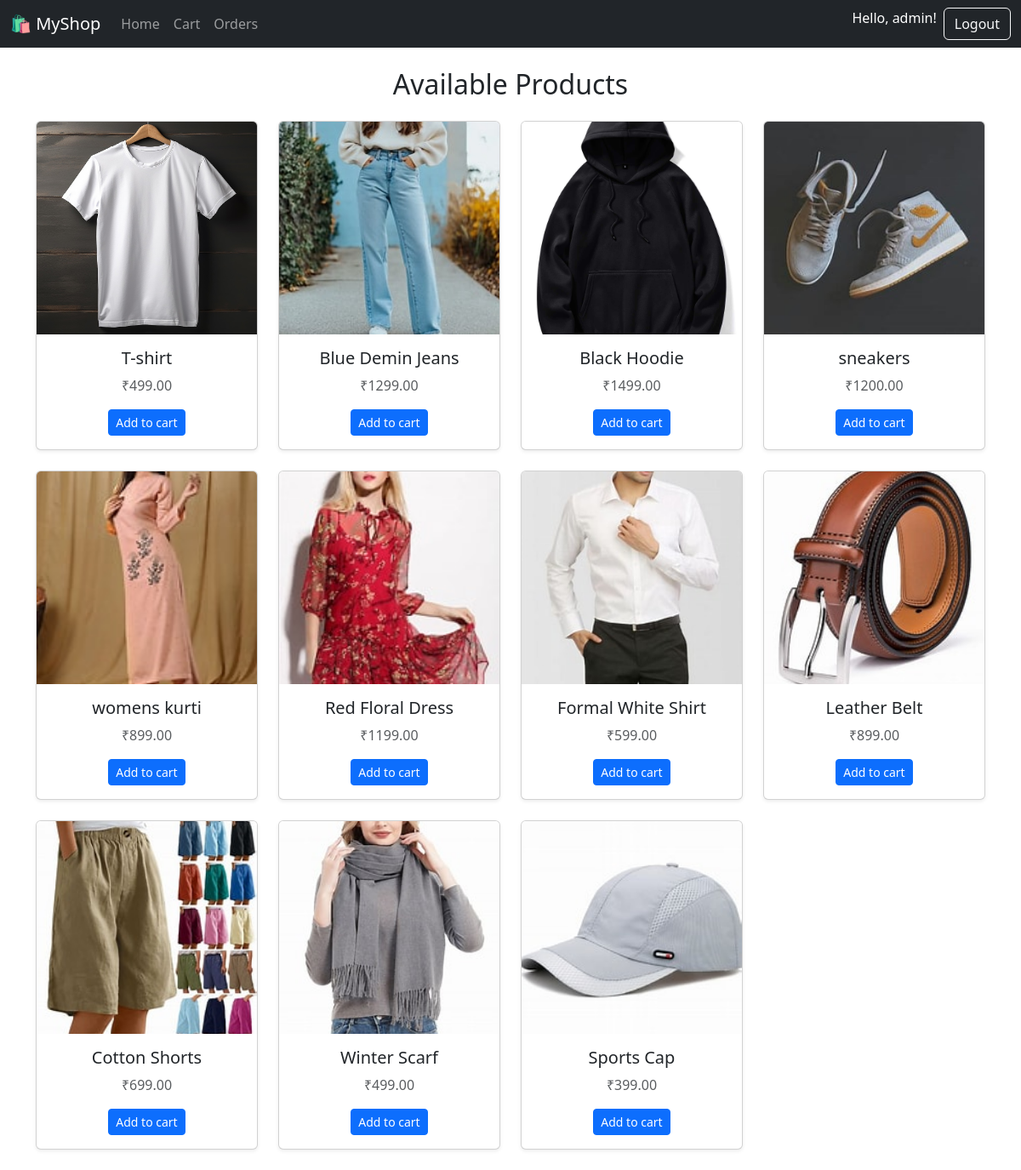
The app's page / (signed in) with its own data.
### store/models.py (models this page shows, shortened)
class Product(models.Model):
    name = models.CharField(max_length=100)
    description = models.TextField(blank=True, null=True)
    price = models.DecimalField(max_digits=8, decimal_places=2)
    stock = models.PositiveIntegerField(default=0)
    image = models.ImageField(upload_to='product_images/', blank=True, null=True)
    created_at = models.DateTimeField(auto_now_add=True)

### store/views.py (the view)
# urls.py: 2. Add a URL to urlpatterns:  path('', views.home, name='home')
def home(request):
    products = Product.objects.all()
    return render(request, 'home.html', {'products': products})

### store/templates/home.html (shortened to what this page needs)
<!DOCTYPE html>
<html lang="en">
<head>
  <link href="https://cdn.jsdelivr.net/npm/bootstrap@5.3.3/dist/css/bootstrap.min.css" rel="stylesheet">
</head>
<body>
   {% include 'navbar.html' %}
  <div class="container mt-4">
    <h2 class="text-center mb-4">Available Products</h2>
    <div class="row">
      {% for product in products %}
        <div class="col-md-3 mb-4">
          <div class="card shadow-sm">
            {% if product.image %}
              <img src="{{ product.image.url }}" class="card-img-top" alt="{{ product.name }}" style="height: 250px; object-fit: cover;">
            {% else %}
              <img src="https://via.placeholder.com/250" class="card-img-top" alt="No image">
            {% endif %}
            <div class="card-body text-center">
              <h5 class="card-title">{{ product.name }}</h5>
              <p class="card-text text-muted">₹{{ product.price }}</p>
              <a href="{% url 'add_to_cart' product.id %}" class="btn btn-primary btn-sm">Add to cart</a>
            </div>
          </div>
        </div>
      {% empty %}
        <p class="text-center text-muted">No products available.</p>
      {% endfor %}
    </div>
  </div>
</body>
</html>

### store/templates/navbar.html (shortened to what this page needs)
<nav class="navbar navbar-expand-lg navbar-dark bg-dark">
  <div class="container-fluid">
    <a class="navbar-brand" href="/">🛍 MyShop</a>
    <div class="collapse navbar-collapse" id="navbarNav">
      <ul class="navbar-nav me-auto mb-2 mb-lg-0">
        <li class="nav-item">
          <a class="nav-link" href="/">Home</a>
        </li>
        <li class="nav-item">
          <a class="nav-link" href="{% url 'view_cart' %}">Cart</a>
        </li>
        <li class="nav-item">
          <a class="nav-link" href="{% url 'view_orders' %}">Orders</a>
        </li>
      </ul>
      <ul class="navbar-nav">
        {% if user.is_authenticated %}
          <li class="nav-item">
            <span class="navbar-text text-white me-2">Hello, {{ user.username }}!</span>
          </li>
          <li class="nav-item">
            <a class="btn btn-outline-light" href="{% url 'logout' %}">Logout</a>
          </li>
        {% endif %}
      </ul>
    </div>
  </div>
</nav>

### records on screen
Product: image (picture), name "T-shirt", price "499.00"
Product: image (picture), name "Blue Demin Jeans", price "1299.00"
Product: image (picture), name "Black Hoodie", price "1499.00"
Product: image (picture), name "sneakers", price "1200.00"
Product: image (picture), name "womens kurti", price "899.00"
Product: image (picture), name "Red Floral Dress", price "1199.00"
Product: image (picture), name "Formal White Shirt", price "599.00"
Product: image (picture), name "Leather Belt", price "899.00"
Product: image (picture), name "Cotton Shorts", price "699.00"
Product: image (picture), name "Winter Scarf", price "499.00"
Product: image (picture), name "Sports Cap", price "399.00"

### other values on screen
{{ user.username }} "admin"
